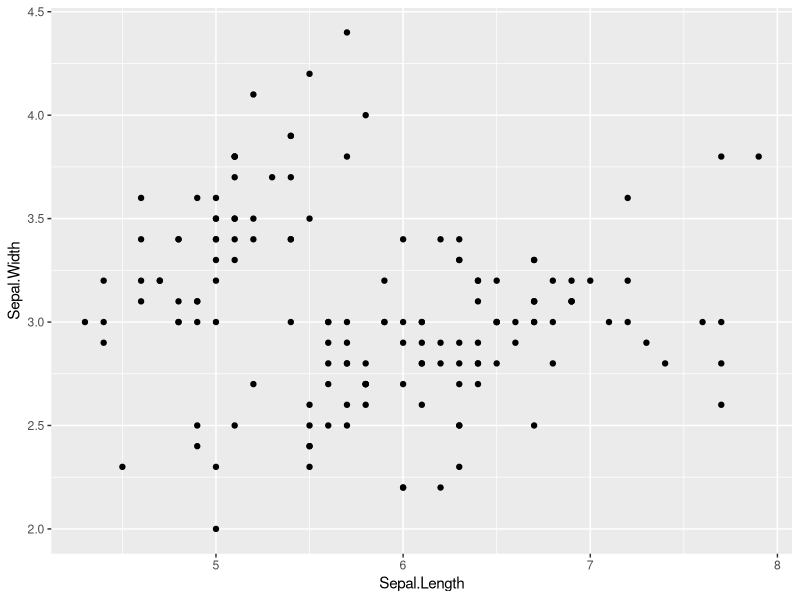
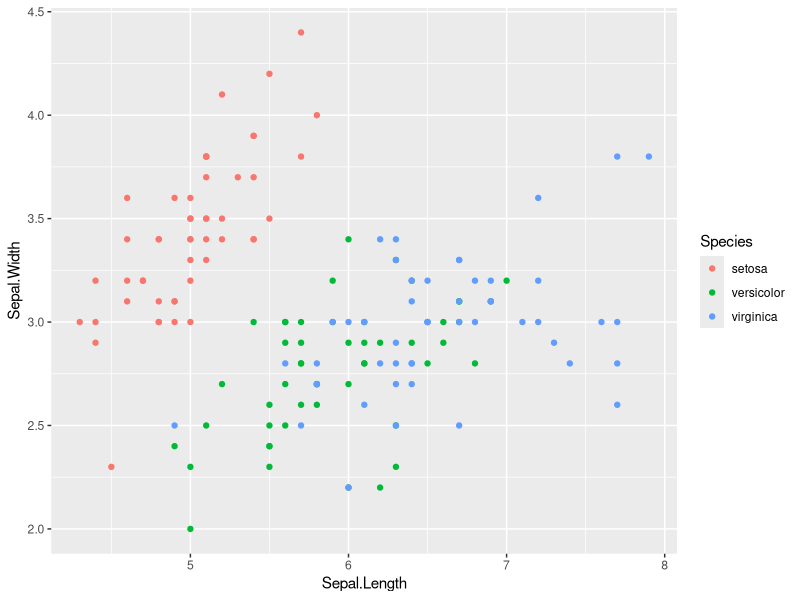

Write R code to recreate these figures, in order.
## ---- chunk 1
#unhastag the two lines below to install tidyverse and ggplot2
#install.packages("tidyverse")
#install.packages("ggplot2")

#load in the packages
library(tidyverse)
library(ggplot2)

##ggplot2 is included within the core packages of tidyverse so this step is redundant 
## ---- chunk 2
#load in the base R dataset iris
data(iris)

#view the dataframe
#View(iris)

## ---- chunk 3
#lets look at the 1. iris dataframe and 2. the variables x = sepal.length and y = sepal.width and 3. lets visualize this with a scatterplot
ggplot(data = iris, aes(x = Sepal.Length, y = Sepal.Width)) + #the first line identifies which dataframe we are using and which variables we want to map onto our graph
  geom_point() #this second line defines how we want to visualize these variables and we use a + (plus sign) to add geometry

## ---- chunk 4
#lets build on the above graph by assigning a color to each datapoint based on the species
ggplot(data = iris, aes(x = Sepal.Length, y = Sepal.Width)) + 
  geom_point(aes(color = Species)) #adding in color = species allows us to assign different colors to different species and have this reflected in our scatterplot

